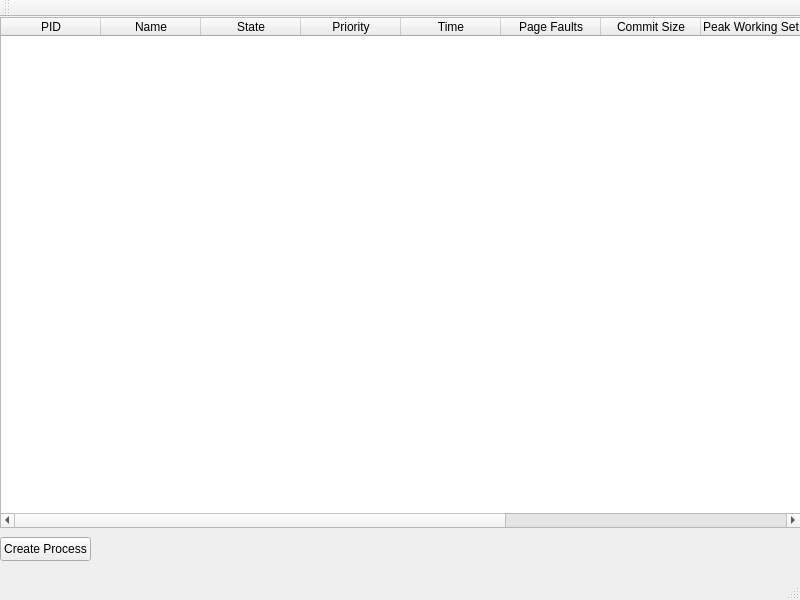
<?xml version="1.0" encoding="UTF-8"?>
<ui version="4.0">
 <class>MainWindow</class>
 <widget class="QMainWindow" name="MainWindow">
  <property name="geometry">
   <rect>
    <x>0</x>
    <y>0</y>
    <width>800</width>
    <height>600</height>
   </rect>
  </property>
  <property name="windowTitle">
   <string>MainWindow</string>
  </property>
  <widget class="QWidget" name="centralwidget">
   <widget class="QPushButton" name="CreateNewProcess">
    <property name="geometry">
     <rect>
      <x>0</x>
      <y>520</y>
      <width>91</width>
      <height>24</height>
     </rect>
    </property>
    <property name="text">
     <string>Create Process</string>
    </property>
   </widget>
   <widget class="QTableWidget" name="InfoTable">
    <property name="geometry">
     <rect>
      <x>0</x>
      <y>0</y>
      <width>801</width>
      <height>511</height>
     </rect>
    </property>
    <column>
     <property name="text">
      <string>PID</string>
     </property>
    </column>
    <column>
     <property name="text">
      <string>Name</string>
     </property>
    </column>
    <column>
     <property name="text">
      <string>State</string>
     </property>
    </column>
    <column>
     <property name="text">
      <string>Priority</string>
     </property>
    </column>
    <column>
     <property name="text">
      <string>Time</string>
     </property>
    </column>
    <column>
     <property name="text">
      <string>Page Faults</string>
     </property>
    </column>
    <column>
     <property name="text">
      <string>Commit Size</string>
     </property>
    </column>
    <column>
     <property name="text">
      <string>Peak Working Set</string>
     </property>
    </column>
    <column>
     <property name="text">
      <string>Working Set</string>
     </property>
    </column>
    <column>
     <property name="text">
      <string>Paged Pool</string>
     </property>
    </column>
    <column>
     <property name="text">
      <string>Not-Paged Pool</string>
     </property>
    </column>
   </widget>
  </widget>
  <widget class="QStatusBar" name="statusbar"/>
  <widget class="QToolBar" name="toolBar">
   <property name="windowTitle">
    <string>toolBar</string>
   </property>
   <attribute name="toolBarArea">
    <enum>TopToolBarArea</enum>
   </attribute>
   <attribute name="toolBarBreak">
    <bool>false</bool>
   </attribute>
  </widget>
 </widget>
 <resources/>
 <connections/>
</ui>
